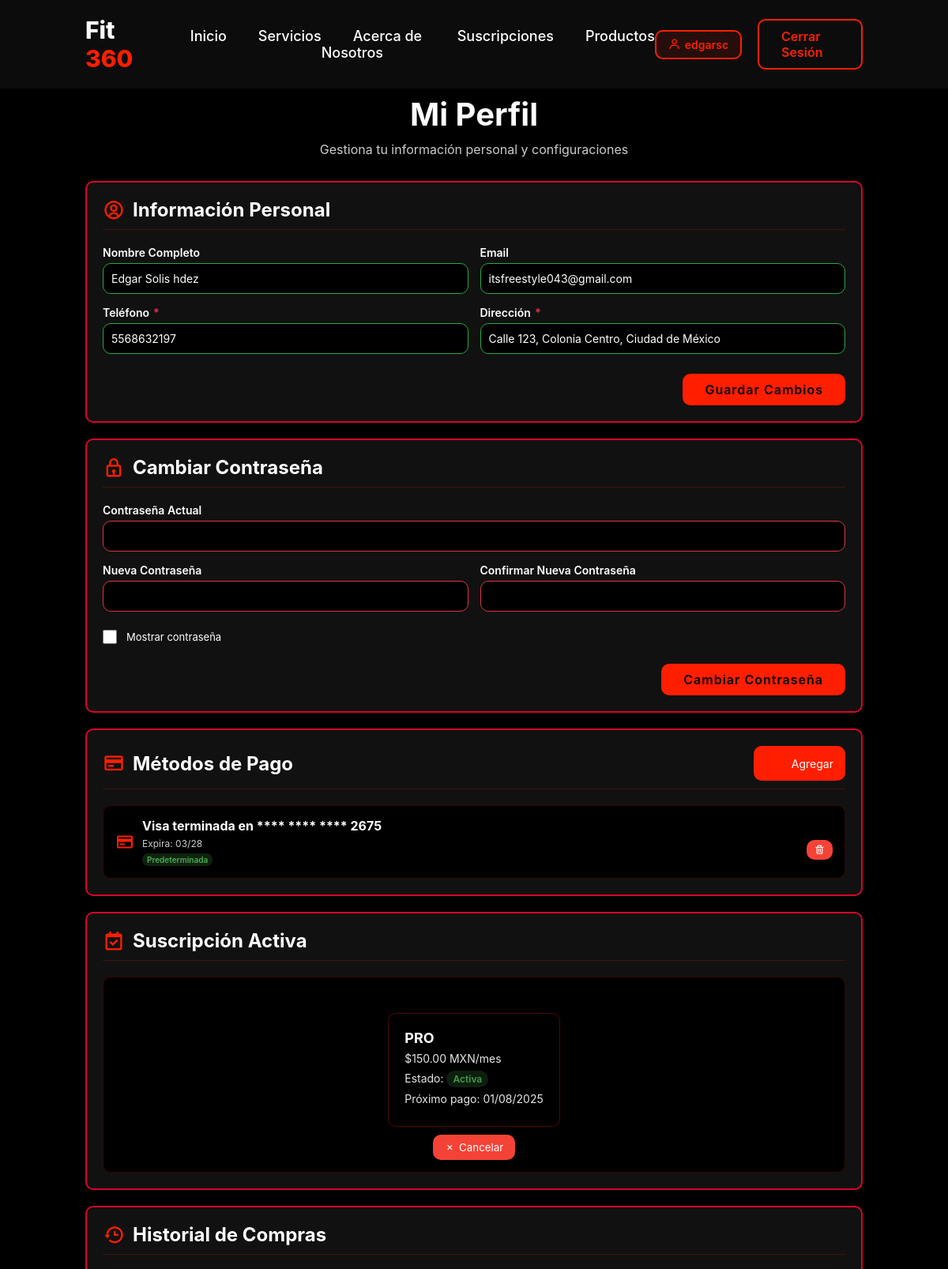
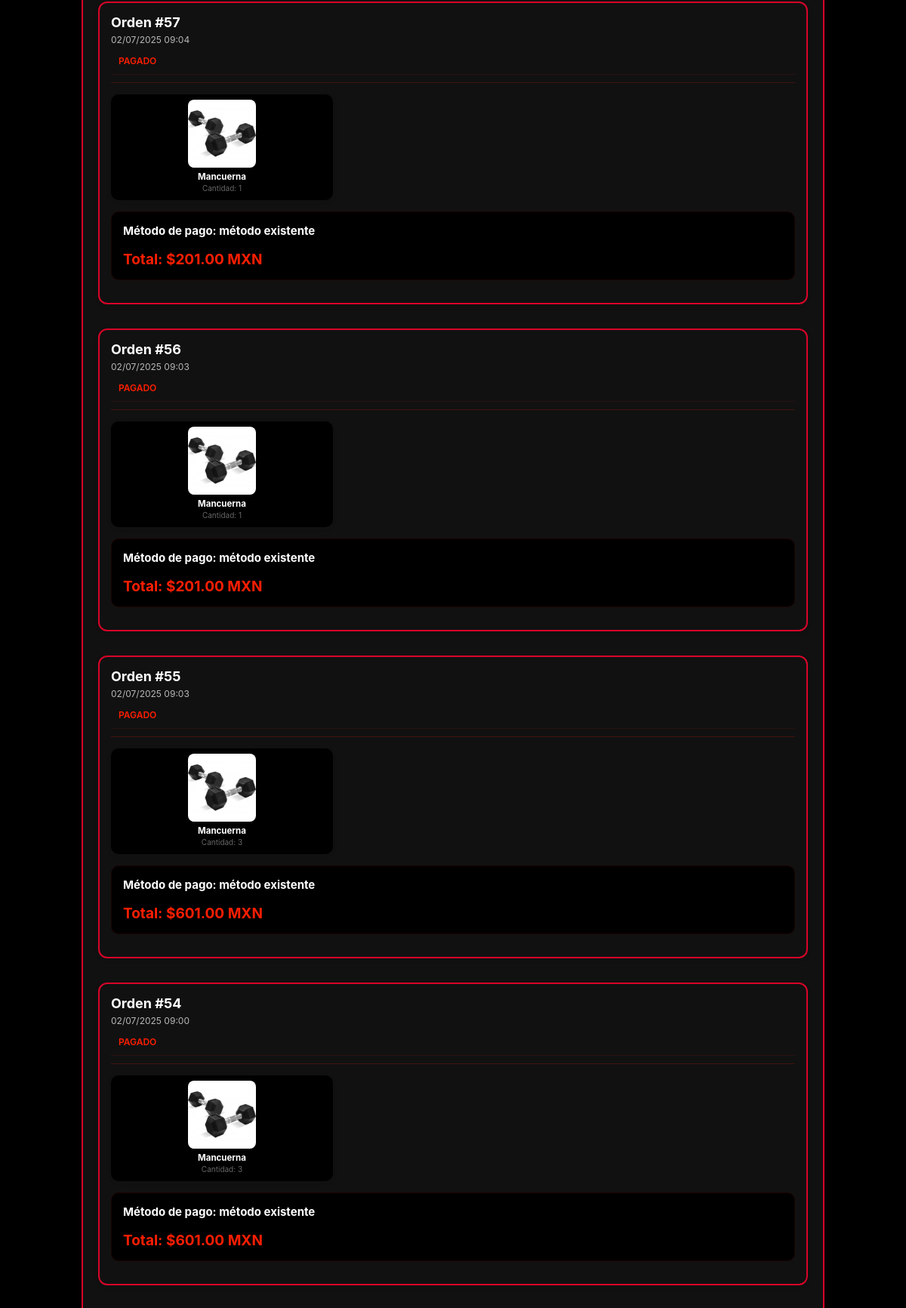
Page /profile.php (signed in, upper part) on the committed database (2 pictures, top to bottom).
### tables this page shows
CREATE TABLE `usuario` (
  `id_usuario` int(11) NOT NULL,
  `nombre_usuario` varchar(50) NOT NULL,
  `correo` varchar(100) NOT NULL,
  `hash_contraseña` varchar(255) NOT NULL,
  `nombre` varchar(50) NOT NULL,
  `apellido` varchar(50) NOT NULL,
  `telefono` varchar(10) NOT NULL,
  `direccion` text NOT NULL,
  `rol` enum('usuario','administrador') DEFAULT 'usuario',
  `esta_activo` tinyint(1) DEFAULT 1,
  `fecha_creacion` timestamp NOT NULL DEFAULT current_timestamp(),
  `fecha_actualizacion` timestamp NOT NULL DEFAULT current_timestamp() ON UPDATE current_timestamp()
);

CREATE TABLE `metodo_pago_usuario` (
  `id_metodo_pago` int(11) NOT NULL,
  `id_usuario` int(11) NOT NULL,
  `tipo_tarjeta` varchar(20) NOT NULL,
  `numero_tarjeta` varchar(255) NOT NULL,
  `fecha_vencimiento` varchar(7) NOT NULL,
  `cvv` varchar(255) NOT NULL,
  `nombre_titular` varchar(100) NOT NULL,
  `es_predeterminado` tinyint(1) DEFAULT 0,
  `esta_activo` tinyint(1) DEFAULT 1,
  `fecha_creacion` timestamp NOT NULL DEFAULT current_timestamp()
);

CREATE TABLE `suscripcion_usuario` (
  `id_suscripcion` int(11) NOT NULL,
  `id_usuario` int(11) NOT NULL,
  `id_plan` int(11) NOT NULL,
  `fecha_inicio` date NOT NULL,
  `fecha_fin` date NOT NULL,
  `estado` enum('activa','expirada','cancelada') DEFAULT 'activa',
  `renovacion_automatica` tinyint(1) DEFAULT 1,
  `fecha_creacion` timestamp NOT NULL DEFAULT current_timestamp()
);

CREATE TABLE `plan_suscripcion` (
  `id_plan` int(11) NOT NULL,
  `nombre` varchar(50) NOT NULL,
  `precio` decimal(10,2) NOT NULL,
  `duracion_dias` int(11) NOT NULL,
  `descripcion` text NOT NULL,
  `beneficios` text NOT NULL,
  `esta_activo` tinyint(1) DEFAULT 1
);

CREATE TABLE `pedido` (
  `id_pedido` int(11) NOT NULL,
  `id_usuario` int(11) NOT NULL,
  `monto_total` decimal(10,2) NOT NULL,
  `estado` enum('pendiente','pagado','enviado','entregado','cancelado') DEFAULT 'pendiente',
  `direccion_envio` text DEFAULT NULL,
  `metodo_pago` varchar(50) DEFAULT NULL,
  `fecha_creacion` timestamp NOT NULL DEFAULT current_timestamp()
);

### profile.php (the view, shortened to what this page needs)
<?php
$pdo = getConnection();
$user_id = $_SESSION['user_id'];
try {
    $stmt = $pdo->prepare("SELECT * FROM usuario WHERE id_usuario = ?");
    $stmt->execute([$user_id]);
    $user = $stmt->fetch();
} catch (Exception $e) {
    $error_message = "Error al cargar información del usuario";
    $user = [];
}
try {
    $stmt = $pdo->prepare("
        SELECT
            o.id_pedido,
            o.monto_total,
            o.estado,
            o.metodo_pago,
            o.fecha_creacion,
            GROUP_CONCAT(p.nombre SEPARATOR ', ') as product_names,
            GROUP_CONCAT(oi.cantidad SEPARATOR ', ') as quantities,
            GROUP_CONCAT(p.url_imagen SEPARATOR ', ') as images
        FROM pedido o
        LEFT JOIN item_pedido oi ON o.id_pedido = oi.id_pedido
        LEFT JOIN producto p ON oi.id_producto = p.id_producto
        WHERE o.id_usuario = ?
        GROUP BY o.id_pedido
        ORDER BY o.fecha_creacion DESC
    ");
    $stmt->execute([$user_id]);
    $orders = $stmt->fetchAll();
} catch (Exception $e) {
    $orders = [];
}
try {
    $stmt = $pdo->prepare("
        SELECT s.*, sp.nombre as plan_name, sp.precio
        FROM suscripcion_usuario s
        JOIN plan_suscripcion sp ON s.id_plan = sp.id_plan
        WHERE s.id_usuario = ? AND s.estado = 'activa'
    ");
    $stmt->execute([$user_id]);
    $subscriptions = $stmt->fetchAll();
} catch (Exception $e) {
    $subscriptions = [];
}
try {
    $stmt = $pdo->prepare("
        SELECT id_metodo_pago, tipo_tarjeta, numero_tarjeta, fecha_vencimiento, nombre_titular, es_predeterminado, esta_activo, fecha_creacion
        FROM metodo_pago_usuario
        WHERE id_usuario = ? AND esta_activo = 1
        ORDER BY es_predeterminado DESC, fecha_creacion DESC
    ");
    $stmt->execute([$user_id]);
    $payment_methods = $stmt->fetchAll();
} catch (Exception $e) {
    $payment_methods = [];
}
?>
<!DOCTYPE html>
<html lang="es">
<head>
    <link href='https://unpkg.com/boxicons@2.1.4/css/boxicons.min.css' rel='stylesheet'>
    <link rel="stylesheet" href="style.css">
</head>
<body>
    <header>
        <a href="index.php" class="logo">Fit <span>360</span></a>
        <ul class="navbar">
            <li><a href="index.php#home">Inicio</a></li>
            <li><a href="index.php#services">Servicios</a></li>
            <li><a href="index.php#about">Acerca de Nosotros</a></li>
            <li><a href="index.php#plans">Suscripciones</a></li>
            <li><a href="index.php#review">Productos</a></li>
        </ul>
        <div class="top-btn">
            <a href="profile.php" class="username-link">
                <i class='bx bx-user'></i>
                <span><?= htmlspecialchars($_SESSION['username']) ?></span>
            </a>
            <a href="logout.php" class="nav-btn">Cerrar Sesión</a>
        </div>
    </header>
    <section class="profile-section">
        <div class="profile-container">
            <div class="profile-header">
                <h1>Mi Perfil</h1>
                <p>Gestiona tu información personal y configuraciones</p>
            </div>
            <div class="profile-content">
                <div class="profile-card">
                    <div class="card-header">
                        <h2><i class='bx bx-user-circle'></i> Información Personal</h2>
                    </div>
                    <form method="POST" class="profile-form" id="personal-form">
                        <div class="form-row">
                            <div class="form-group">
                                <label>Nombre Completo</label>
                                <input type="text" name="name" value="<?= htmlspecialchars(($user['nombre'] ?? '') . ' ' . ($user['apellido'] ?? '')) ?>"
                                       required placeholder="Solo letras y espacios"
                                       pattern="[a-zA-ZáéíóúÁÉÍÓÚñÑ ]+"
                                       title="Solo se permiten letras y espacios">
                            </div>
                            <div class="form-group">
                                <label>Email</label>
                                <input type="email" name="email" value="<?= htmlspecialchars($user['correo'] ?? '') ?>"
                                       required placeholder="ejemplo@dominio.com"
                                       title="Ingresa un email válido">
                            </div>
                        </div>
                        <div class="form-row">
                            <div class="form-group">
                                <label>Teléfono <span class="required">*</span></label>
                                <input type="tel" name="phone" value="<?= htmlspecialchars($user['telefono'] ?? '') ?>"
                                       placeholder="10 dígitos"
                                       pattern="[0-9]{10}"
                                       maxlength="10"
                                       required
                                       title="Debe tener exactamente 10 dígitos">
                            </div>
                            <div class="form-group">
                                <label>Dirección <span class="required">*</span></label>
                                <input type="text" name="address" value="<?= htmlspecialchars($user['direccion'] ?? '') ?>"
                                       placeholder="Calle, número, colonia, ciudad"
                                       minlength="10"
                                       required
                                       title="Incluye calle, colonia y ciudad (mínimo 10 caracteres)">
                            </div>
                        </div>
                        <div class="form-actions">
                            <button type="submit" class="btn">Guardar Cambios</button>
                        </div>
                    </form>
                </div>
                <div class="profile-card">
                    <div class="card-header">
                        <h2><i class='bx bx-lock'></i> Cambiar Contraseña</h2>
                    </div>
                    <form method="POST" class="profile-form">
                        <div class="form-group">
                            <label>Contraseña Actual</label>
                            <input type="password" name="current_password" id="current_password" required>
                        </div>
                        <div class="form-row">
                            <div class="form-group">
                                <label>Nueva Contraseña</label>
                                <input type="password" name="new_password" id="new_password" required>
                            </div>
                            <div class="form-group">
                                <label>Confirmar Nueva Contraseña</label>
                                <input type="password" name="confirm_password" id="confirm_password" required>
                            </div>
                        </div>
                        <label style="display:flex;align-items:center;gap:8px;margin-top:8px;font-size:1.3rem;">
                            <input type="checkbox" id="show-new-password"> Mostrar contraseña
                        </label>
                        <div class="form-actions">
                            <button type="submit" class="btn">Cambiar Contraseña</button>
                        </div>
                    </form>
                </div>
                <div class="profile-card">
                    <div class="card-header">
                        <h2><i class='bx bx-credit-card'></i> Métodos de Pago</h2>
                        <button class="add-btn" onclick="showAddPayment()">
                            <i class='bx bx-plus'></i> Agregar
                        </button>
                    </div>
                    <div class="payment-methods" id="paymentMethodsContainer">
                        <?php if (!empty($payment_methods)): ?>
                            <?php foreach ($payment_methods as $method): ?>
                            <div class="payment-method" data-id="<?= $method['id_metodo_pago'] ?>">
                                <div class="payment-info">
                                    <i class='bx bx-credit-card'></i>
                                    <div>
                                        <?php
                                        $card_number = preg_replace('/\s/', '', $method['numero_tarjeta']);
                                        $last_four = substr($card_number, -4);
                                        $formatted_card = '**** **** **** ' . $last_four;
                                        ?>
                                        <h4><?= htmlspecialchars($method['tipo_tarjeta']) ?> terminada en <?= htmlspecialchars($formatted_card) ?></h4>
                                        <p>Expira: <?= htmlspecialchars($method['fecha_vencimiento']) ?></p>
                                        <?php if ($method['es_predeterminado']): ?>
                                            <span class="default-badge">Predeterminada</span>
                                        <?php endif; ?>
                                    </div>
                                </div>
                                <div class="payment-actions">
                                    <button class="remove-btn" onclick="removePayment(<?= $method['id_metodo_pago'] ?>)">
                                        <i class='bx bx-trash'></i>
                                    </button>
                                </div>
                            </div>
                            <?php endforeach; ?>
                        <?php endif; ?>
                    </div>
                </div>
                <?php if (!empty($subscriptions)): ?>
                <div class="profile-card">
                    <div class="card-header">
                        <h2><i class='bx bx-calendar-check'></i> Suscripción Activa</h2>
                    </div>
                    <div class="subscriptions-list">
                        <?php foreach ($subscriptions as $subscription): ?>
                        <div class="subscription-item">
                            <div class="subscription-info">
                                <h4><?= htmlspecialchars($subscription['plan_name']) ?></h4>
                                <p>$<?= number_format($subscription['precio'], 2) ?> MXN/mes</p>
                                <p>Estado: <span class="status active">Activa</span></p>
                                <p>Próximo pago: <?= date('d/m/Y', strtotime($subscription['fecha_fin'])) ?></p>
                            </div>
                            <form method="POST" style="display: inline;">
                                <button type="submit" class="cancel-btn" onclick="return confirm('¿Estás seguro de que quieres cancelar esta suscripción?')">
                                    <i class='bx bx-x'></i> Cancelar
                                </button>
                            </form>
                        </div>
                        <?php endforeach; ?>
                    </div>
                </div>
                <?php endif; ?>
                <div class="profile-card">
                    <div class="card-header">
                        <h2><i class='bx bx-history'></i> Historial de Compras</h2>
                    </div>
                    <div class="orders-list">
                        <?php if (!empty($orders)): ?>
                            <?php foreach ($orders as $order): ?>
                            <div class="order-item">
                                <div class="order-header">
                                    <div class="order-number">
                                        <h4>Orden #<?= $order['id_pedido'] ?></h4>
                                        <p class="order-date"><?= date('d/m/Y H:i', strtotime($order['fecha_creacion'])) ?></p>
                                    </div>
                                    <div class="order-status">
                                        <span class="status <?= $order['estado'] ?>"><?= ucfirst($order['estado']) ?></span>
                                    </div>
                                </div>
                                <div class="order-content">
                                    <div class="order-products-grid">
                                        <?php
                                        $productNames = explode(', ', $order['product_names']);
                                        $quantities = explode(', ', $order['quantities']);
                                        $images = explode(', ', $order['images']);
                                        for ($i = 0; $i < count($productNames); $i++):
                                            if (!empty($productNames[$i])):
                                        ?>
                                        <div class="product-item-grid">
                                            <img src="<?= !empty($images[$i]) ? $images[$i] : 'assets/image1.png' ?>" alt="<?= htmlspecialchars($productNames[$i]) ?>">
                                            <div class="product-info-grid">
                                                <h5><?= htmlspecialchars($productNames[$i]) ?></h5>
                                                <p>Cantidad: <?= $quantities[$i] ?? 1 ?></p>
                                            </div>
                                        </div>
                                        <?php
                                            endif;
                                        endfor;
                                        ?>
                                    </div>
                                    <div class="order-summary">
                                        <p class="order-payment-method"><strong>Método de pago:</strong> <?= htmlspecialchars($order['metodo_pago']) ?></p>
                                        <p class="order-total-large"><strong>Total:</strong> $<?= number_format($order['monto_total'], 2) ?> MXN</p>
                                    </div>
                                </div>
                            </div>
                            <?php endforeach; ?>
                        <?php endif; ?>
                    </div>
                </div>
            </div>
        </div>
    </section>
</body>
</html>

### profile.php (style rules this page uses)
.required { color: #dc3545; font-weight: bold; }
.form-group label { display: flex; align-items: center; gap: 5px; }
.form-group input:invalid { border-color: #dc3545; }
.form-group input:valid { border-color: #28a745; }

### rows in the picture
usuario: name "Edgar Solis hdez", email "itsfreestyle043@gmail.com", phone "5568632197", address "Calle 123, Colonia Centro, Ciudad de México"
metodo_pago_usuario: tipo_tarjeta "Visa", numero_tarjeta "**** **** **** 2675", fecha_vencimiento "03/28", es_predeterminado "Predeterminada"
suscripcion_usuario: id_plan.nombre "PRO", id_plan.precio "150.00", fecha_fin "01/08/2025"
pedido: id_pedido "57", fecha_creacion "02/07/2025 09:04", estado "PAGADO", i "Mancuerna", i "1", metodo_pago "método existente", monto_total "201.00"
pedido: id_pedido "56", fecha_creacion "02/07/2025 09:03", estado "PAGADO", i "Mancuerna", i "1", metodo_pago "método existente", monto_total "201.00"
pedido: id_pedido "55", fecha_creacion "02/07/2025 09:03", estado "PAGADO", i "Mancuerna", i "3", metodo_pago "método existente", monto_total "601.00"
pedido: id_pedido "54", fecha_creacion "02/07/2025 09:00", estado "PAGADO", i "Mancuerna", i "3", metodo_pago "método existente", monto_total "601.00"

### other values in the picture
$_SESSION['username'] "edgarsc"
